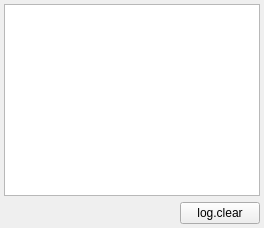
<?xml version="1.0" encoding="UTF-8"?>
<ui version="4.0">
 <class>LogPanel</class>
 <widget class="QDockWidget" name="logPanel">
  <property name="minimumSize">
   <size>
    <width>0</width>
    <height>90</height>
   </size>
  </property>
  <property name="features">
   <set>QDockWidget::DockWidgetFeature::DockWidgetClosable</set>
  </property>
  <property name="allowedAreas">
   <set>Qt::DockWidgetArea::BottomDockWidgetArea</set>
  </property>
  <property name="windowTitle">
   <string notr="true">log.title</string>
  </property>
  <widget class="QWidget" name="body">
   <layout class="QVBoxLayout" name="mainLayout" stretch="1,0">
    <property name="leftMargin">
     <number>4</number>
    </property>
    <property name="topMargin">
     <number>4</number>
    </property>
    <property name="rightMargin">
     <number>4</number>
    </property>
    <property name="bottomMargin">
     <number>4</number>
    </property>
    <item>
     <widget class="QPlainTextEdit" name="logText">
      <property name="minimumSize">
       <size>
        <width>0</width>
        <height>0</height>
       </size>
      </property>
      <property name="font">
       <font>
        <family>Monospace</family>
        <pointsize>10</pointsize>
       </font>
      </property>
      <property name="readOnly">
       <bool>true</bool>
      </property>
     </widget>
    </item>
    <item>
     <layout class="QHBoxLayout" name="buttonRow">
      <item>
       <spacer name="buttonSpacer">
        <property name="orientation">
         <enum>Qt::Orientation::Horizontal</enum>
        </property>
        <property name="sizeHint" stdset="0">
         <size>
          <width>0</width>
          <height>0</height>
         </size>
        </property>
       </spacer>
      </item>
      <item>
       <widget class="QPushButton" name="clearButton">
        <property name="text">
         <string notr="true">log.clear</string>
        </property>
       </widget>
      </item>
     </layout>
    </item>
   </layout>
  </widget>
 </widget>
 <tabstops>
  <tabstop>logText</tabstop>
  <tabstop>clearButton</tabstop>
 </tabstops>
 <resources/>
 <connections/>
</ui>
